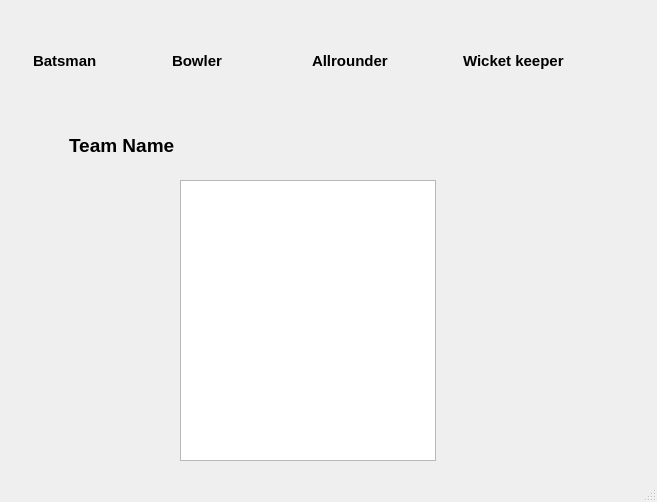
<?xml version="1.0" encoding="UTF-8"?>
<ui version="4.0">
 <class>MainWindow</class>
 <widget class="QMainWindow" name="MainWindow">
  <property name="geometry">
   <rect>
    <x>0</x>
    <y>0</y>
    <width>657</width>
    <height>502</height>
   </rect>
  </property>
  <property name="windowTitle">
   <string>MainWindow</string>
  </property>
  <widget class="QWidget" name="centralwidget">
   <widget class="QWidget" name="horizontalLayoutWidget">
    <property name="geometry">
     <rect>
      <x>33</x>
      <y>30</y>
      <width>601</width>
      <height>61</height>
     </rect>
    </property>
    <layout class="QHBoxLayout" name="horizontalLayout">
     <item>
      <widget class="QLabel" name="label_2">
       <property name="font">
        <font>
         <pointsize>11</pointsize>
         <weight>75</weight>
         <bold>true</bold>
        </font>
       </property>
       <property name="text">
        <string>Batsman</string>
       </property>
      </widget>
     </item>
     <item>
      <widget class="QLabel" name="batcount">
       <property name="font">
        <font>
         <pointsize>12</pointsize>
         <weight>75</weight>
         <bold>true</bold>
        </font>
       </property>
       <property name="text">
        <string/>
       </property>
      </widget>
     </item>
     <item>
      <widget class="QLabel" name="label_3">
       <property name="font">
        <font>
         <pointsize>11</pointsize>
         <weight>75</weight>
         <bold>true</bold>
        </font>
       </property>
       <property name="text">
        <string>Bowler</string>
       </property>
      </widget>
     </item>
     <item>
      <widget class="QLabel" name="bowlcount">
       <property name="font">
        <font>
         <pointsize>12</pointsize>
         <weight>75</weight>
         <bold>true</bold>
        </font>
       </property>
       <property name="text">
        <string/>
       </property>
      </widget>
     </item>
     <item>
      <widget class="QLabel" name="label_6">
       <property name="font">
        <font>
         <pointsize>11</pointsize>
         <weight>75</weight>
         <bold>true</bold>
        </font>
       </property>
       <property name="text">
        <string>Allrounder</string>
       </property>
      </widget>
     </item>
     <item>
      <widget class="QLabel" name="alrcount">
       <property name="font">
        <font>
         <pointsize>12</pointsize>
         <weight>75</weight>
         <bold>true</bold>
        </font>
       </property>
       <property name="text">
        <string/>
       </property>
      </widget>
     </item>
     <item>
      <widget class="QLabel" name="label_7">
       <property name="font">
        <font>
         <pointsize>11</pointsize>
         <weight>75</weight>
         <bold>true</bold>
        </font>
       </property>
       <property name="text">
        <string>Wicket keeper</string>
       </property>
      </widget>
     </item>
     <item>
      <widget class="QLabel" name="wkcount">
       <property name="font">
        <font>
         <pointsize>12</pointsize>
         <weight>75</weight>
         <bold>true</bold>
        </font>
       </property>
       <property name="text">
        <string/>
       </property>
      </widget>
     </item>
    </layout>
   </widget>
   <widget class="QWidget" name="horizontalLayoutWidget_2">
    <property name="geometry">
     <rect>
      <x>69</x>
      <y>120</y>
      <width>511</width>
      <height>51</height>
     </rect>
    </property>
    <layout class="QHBoxLayout" name="horizontalLayout_2">
     <item>
      <widget class="QLabel" name="label_4">
       <property name="font">
        <font>
         <pointsize>14</pointsize>
         <weight>75</weight>
         <bold>true</bold>
        </font>
       </property>
       <property name="text">
        <string>Team Name</string>
       </property>
      </widget>
     </item>
     <item>
      <widget class="QLabel" name="team_name">
       <property name="font">
        <font>
         <pointsize>14</pointsize>
         <weight>75</weight>
         <bold>true</bold>
        </font>
       </property>
       <property name="text">
        <string/>
       </property>
      </widget>
     </item>
    </layout>
   </widget>
   <widget class="QListWidget" name="list">
    <property name="geometry">
     <rect>
      <x>180</x>
      <y>180</y>
      <width>256</width>
      <height>281</height>
     </rect>
    </property>
    <property name="font">
     <font>
      <pointsize>12</pointsize>
      <weight>75</weight>
      <bold>true</bold>
     </font>
    </property>
   </widget>
  </widget>
  <widget class="QMenuBar" name="menubar">
   <property name="geometry">
    <rect>
     <x>0</x>
     <y>0</y>
     <width>657</width>
     <height>21</height>
    </rect>
   </property>
  </widget>
  <widget class="QStatusBar" name="statusbar"/>
 </widget>
 <resources/>
 <connections/>
</ui>
